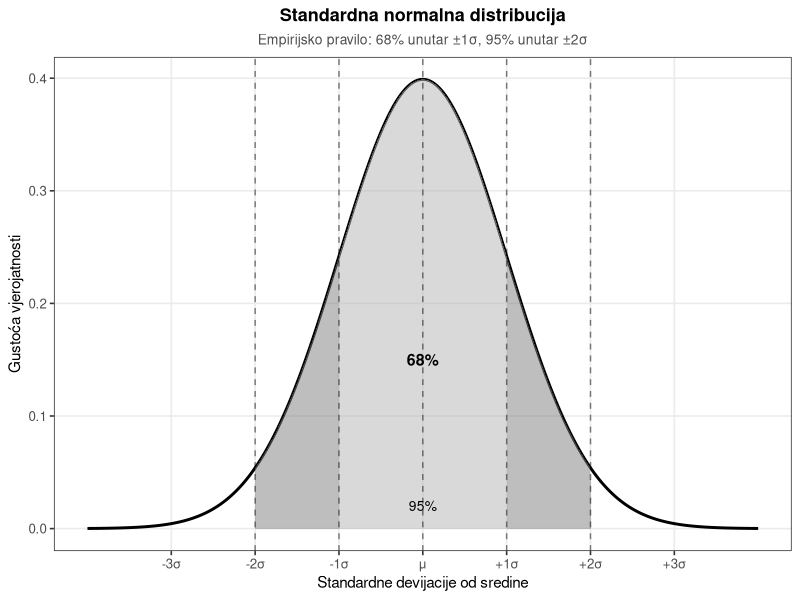
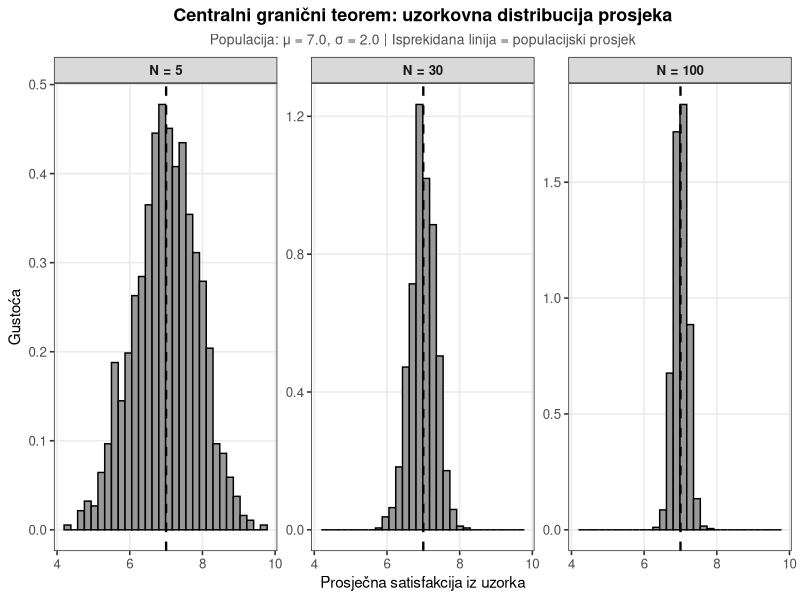
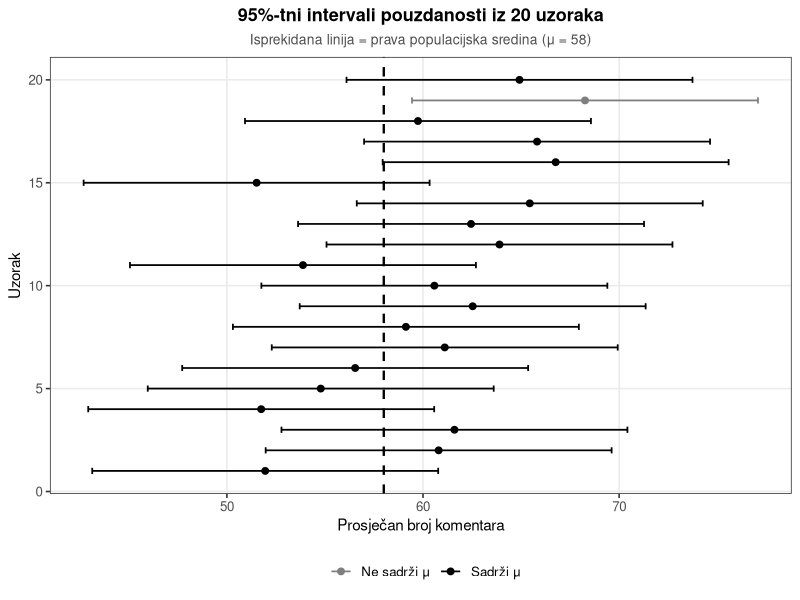
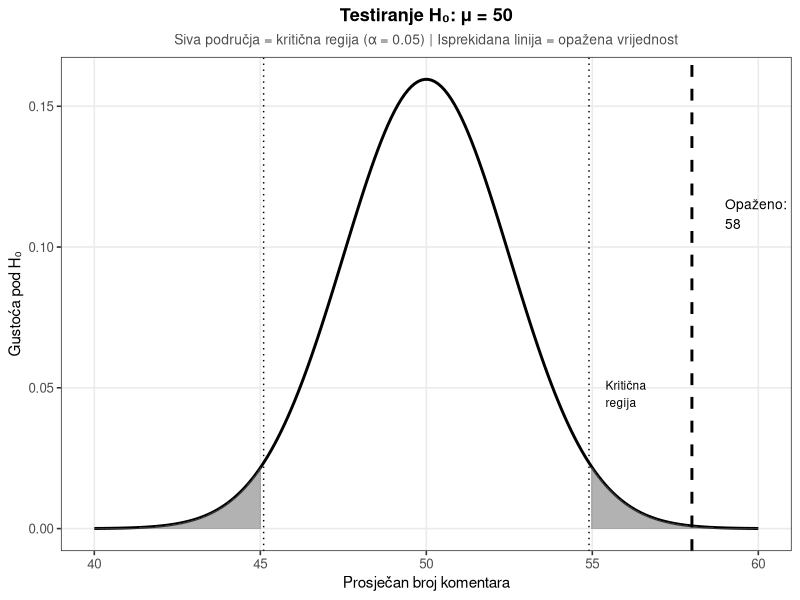
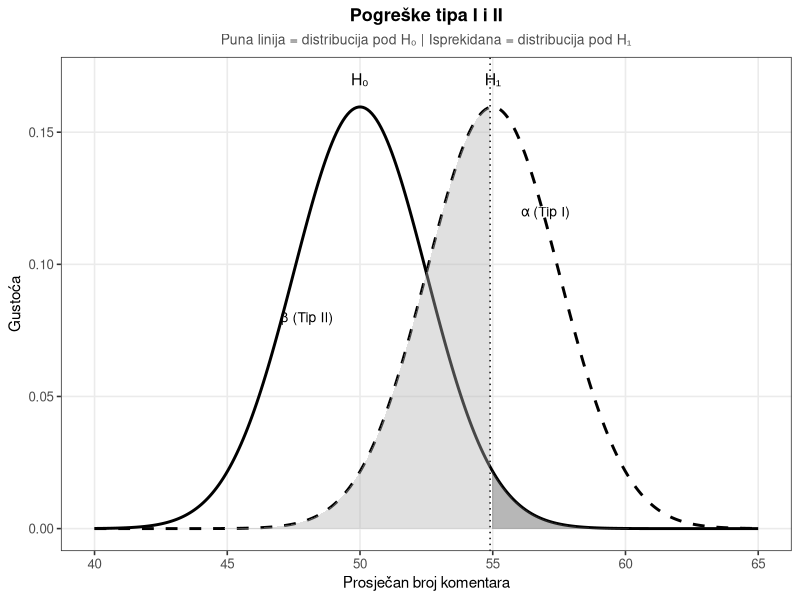
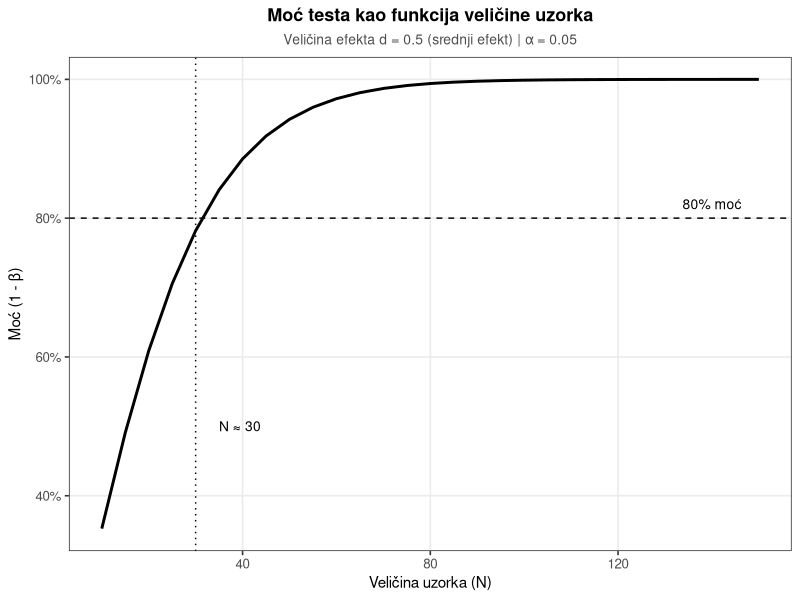

Write the R code that produced these figures, in order.
## ---- chunk 1
#| label: setup
#| include: false

library(ggplot2)
library(dplyr)

theme_bw_custom <- theme_bw(base_size = 12) +
  theme(
    panel.grid.minor = element_blank(),
    plot.title = element_text(hjust = 0.5, face = "bold", size = 13),
    plot.subtitle = element_text(hjust = 0.5, size = 10, color = "gray30"),
    axis.title = element_text(size = 11),
    legend.position = "bottom"
  )

theme_set(theme_bw_custom)

set.seed(42)
## ---- chunk 2
#| label: fig-normal-distribution
#| fig-cap: "Normalna distribucija s označenim empirijskim pravilom. Tamnije sivo područje obuhvaća 68% podataka (±1σ), a ukupno označeno područje obuhvaća 95% podataka (±2σ)."

x <- seq(-4, 4, by = 0.01)
y <- dnorm(x, mean = 0, sd = 1)

df_norm <- data.frame(x = x, y = y)

ggplot(df_norm, aes(x = x, y = y)) +
  geom_line(linewidth = 1) +
  geom_area(data = subset(df_norm, x >= -1 & x <= 1),
            aes(x = x, y = y), fill = "gray70", alpha = 0.5) +
  geom_area(data = subset(df_norm, x >= -2 & x <= -1),
            aes(x = x, y = y), fill = "gray50", alpha = 0.5) +
  geom_area(data = subset(df_norm, x >= 1 & x <= 2),
            aes(x = x, y = y), fill = "gray50", alpha = 0.5) +
  geom_vline(xintercept = c(-2, -1, 0, 1, 2), linetype = "dashed", alpha = 0.5) +
  annotate("text", x = 0, y = 0.15, label = "68%", size = 4, fontface = "bold") +
  annotate("text", x = 0, y = 0.02, label = "95%", size = 3.5) +
  scale_x_continuous(breaks = -3:3,
                     labels = c("-3\u03c3", "-2\u03c3", "-1\u03c3", "\u03bc", "+1\u03c3", "+2\u03c3", "+3\u03c3")) +
  labs(
    title = "Standardna normalna distribucija",
    subtitle = "Empirijsko pravilo: 68% unutar \u00b11\u03c3, 95% unutar \u00b12\u03c3",
    x = "Standardne devijacije od sredine",
    y = "Gusto\u0107a vjerojatnosti"
  )
## ---- chunk 3
#| label: normalna-distribucija-primjer
#| echo: true

# Udio citatelja koji citaju krace od 90 sekundi
pnorm(90, mean = 120, sd = 30)

# Udio citatelja koji citaju izmedju 90 i 150 sekundi
pnorm(150, mean = 120, sd = 30) - pnorm(90, mean = 120, sd = 30)

# Z-vrijednost za citatelja koji cita 180 sekundi
(180 - 120) / 30
## ---- chunk 4
#| label: fig-clt-demonstration
#| fig-cap: "Demonstracija centralnog graničnog teorema. S porastom veličine uzorka (N), uzorkovna distribucija prosjeka postaje sve uža i sve bliža normalnom obliku. Isprekidana linija označava populacijski prosjek (μ = 7.0)."

set.seed(123)

# Simulacija uzorkovanja
n_uzoraka <- 1000
velicine_uzoraka <- c(5, 30, 100)
pop_sredina <- 7.0
pop_sd <- 2.0

rezultati <- data.frame()

for (n in velicine_uzoraka) {
  prosjeci <- replicate(n_uzoraka, mean(rnorm(n, pop_sredina, pop_sd)))
  rezultati <- rbind(rezultati, data.frame(
    prosjek = prosjeci,
    n = paste("N =", n)
  ))
}

rezultati$n <- factor(rezultati$n, levels = c("N = 5", "N = 30", "N = 100"))

ggplot(rezultati, aes(x = prosjek)) +
  geom_histogram(aes(y = after_stat(density)), bins = 30,
                 fill = "gray60", color = "black") +
  geom_vline(xintercept = pop_sredina, linetype = "dashed", linewidth = 0.8) +
  facet_wrap(~n, scales = "free_y") +
  labs(
    title = "Centralni grani\u010dni teorem: uzorkovna distribucija prosjeka",
    subtitle = "Populacija: \u03bc = 7.0, \u03c3 = 2.0 | Isprekidana linija = populacijski prosjek",
    x = "Prosje\u010dna satisfakcija iz uzorka",
    y = "Gusto\u0107a"
  ) +
  theme(strip.text = element_text(face = "bold"))
## ---- chunk 5
#| label: standardna-pogreska-primjer
#| echo: true

# Simulirani podaci: broj komentara na 100 clanaka
set.seed(789)
komentari <- rpois(100, lambda = 58)

# Standardna devijacija uzorka
sd(komentari)

# Standardna pogreska
sd(komentari) / sqrt(length(komentari))
## ---- chunk 6
#| label: fig-confidence-interval
#| fig-cap: "Ilustracija 95%-tnih intervala pouzdanosti iz 20 ponovljenih uzoraka. Svaki horizontalni segment predstavlja jedan interval pouzdanosti. Isprekidana linija označava pravu populacijsku sredinu (μ = 58). Većina intervala sadržava pravu sredinu, ali pojedini ne, što ilustrira da 95%-tni interval pouzdanosti u 5% slučajeva ne obuhvaća stvarnu vrijednost parametra."

set.seed(456)

# Simulacija 20 uzoraka
n_sim <- 20
prava_sredina <- 58
se <- 4.5

uzorkovni_prosjeci <- rnorm(n_sim, prava_sredina, se)
donja_granica <- uzorkovni_prosjeci - 1.96 * se
gornja_granica <- uzorkovni_prosjeci + 1.96 * se
sadrzi_pravu <- (donja_granica <= prava_sredina) & (gornja_granica >= prava_sredina)

df_ci <- data.frame(
  uzorak = 1:n_sim,
  prosjek = uzorkovni_prosjeci,
  donja = donja_granica,
  gornja = gornja_granica,
  sadrzi = sadrzi_pravu
)

ggplot(df_ci, aes(x = uzorak, y = prosjek)) +
  geom_hline(yintercept = prava_sredina, linetype = "dashed", linewidth = 0.8) +
  geom_errorbar(aes(ymin = donja, ymax = gornja,
                    color = sadrzi), width = 0.3, linewidth = 0.6) +
  geom_point(aes(color = sadrzi), size = 2) +
  scale_color_manual(values = c("TRUE" = "black", "FALSE" = "gray50"),
                     labels = c("TRUE" = "Sadr\u017ei \u03bc", "FALSE" = "Ne sadr\u017ei \u03bc")) +
  coord_flip() +
  labs(
    title = "95%-tni intervali pouzdanosti iz 20 uzoraka",
    subtitle = "Isprekidana linija = prava populacijska sredina (\u03bc = 58)",
    x = "Uzorak",
    y = "Prosje\u010dan broj komentara",
    color = ""
  )
## ---- chunk 7
#| label: fig-hypothesis-test
#| fig-cap: "Testiranje hipoteze o prosječnom broju komentara. Siva područja označavaju kritičnu regiju (α = 0.05), tj. raspon vrijednosti u kojima se nulta hipoteza odbacuje. Isprekidana linija prikazuje opaženu vrijednost (58), koja pada u kritičnu regiju, što znači da se nulta hipoteza odbacuje."

mu0 <- 50
se <- 2.5
x_obs <- 58

x <- seq(mu0 - 4*se, mu0 + 4*se, length = 200)
y <- dnorm(x, mean = mu0, sd = se)

df_test <- data.frame(x = x, y = y)

crit_lower <- mu0 - 1.96 * se
crit_upper <- mu0 + 1.96 * se

ggplot(df_test, aes(x = x, y = y)) +
  geom_line(linewidth = 1) +
  geom_area(data = subset(df_test, x <= crit_lower),
            fill = "gray40", alpha = 0.5) +
  geom_area(data = subset(df_test, x >= crit_upper),
            fill = "gray40", alpha = 0.5) +
  geom_vline(xintercept = x_obs, linetype = "dashed", linewidth = 1) +
  geom_vline(xintercept = c(crit_lower, crit_upper), linetype = "dotted") +
  annotate("text", x = x_obs + 1, y = max(y) * 0.7,
           label = "Opa\u017eeno:\n58", hjust = 0, size = 3.5) +
  annotate("text", x = crit_upper + 0.5, y = max(y) * 0.3,
           label = "Kriti\u010dna\nregija", hjust = 0, size = 3) +
  labs(
    title = "Testiranje H\u2080: \u03bc = 50",
    subtitle = "Siva podru\u010dja = kriti\u010dna regija (\u03b1 = 0.05) | Isprekidana linija = opa\u017eena vrijednost",
    x = "Prosje\u010dan broj komentara",
    y = "Gusto\u0107a pod H\u2080"
  )
## ---- chunk 8
#| label: t-test-primjer
#| echo: true

# Simulirani podaci: 100 clanaka s prosjecnim brojem komentara
set.seed(42)
broj_komentara <- rnorm(100, mean = 58, sd = 25)

# Testiranje hipoteze da je populacijski prosjek 50
t.test(broj_komentara, mu = 50)
## ---- chunk 9
#| label: p-vrijednost-izracun
#| echo: true

# Z-vrijednost
z <- (58 - 50) / 2.5

# Dvosmjerna p-vrijednost
p_vrijednost <- 2 * (1 - pnorm(abs(z)))
p_vrijednost
## ---- chunk 10
#| label: fig-type-errors
#| fig-cap: "Ilustracija pogrešaka tipa I i II. Puna linija prikazuje distribuciju testne statistike pod nultom hipotezom (H₀: μ = 50), a isprekidana linija distribuciju pod alternativnom hipotezom (H₁: μ = 55). Tamnije sivo područje desno od kritične vrijednosti pod H₀ predstavlja pogrešku tipa I (α), dok svjetlije sivo područje lijevo od kritične vrijednosti pod H₁ predstavlja pogrešku tipa II (β)."

mu0 <- 50
mu1 <- 55
se <- 2.5
alpha <- 0.05

crit_upper <- mu0 + qnorm(1 - alpha/2) * se

x <- seq(40, 65, length = 300)
y_h0 <- dnorm(x, mean = mu0, sd = se)
y_h1 <- dnorm(x, mean = mu1, sd = se)

ggplot() +
  geom_line(data = data.frame(x = x, y = y_h0),
            aes(x = x, y = y), linewidth = 1) +
  geom_line(data = data.frame(x = x, y = y_h1),
            aes(x = x, y = y), linewidth = 1, linetype = "dashed") +
  geom_area(data = data.frame(x = x[x >= crit_upper], y = y_h0[x >= crit_upper]),
            aes(x = x, y = y), fill = "gray30", alpha = 0.4) +
  geom_area(data = data.frame(x = x[x < crit_upper], y = y_h1[x < crit_upper]),
            aes(x = x, y = y), fill = "gray70", alpha = 0.4) +
  geom_vline(xintercept = crit_upper, linetype = "dotted") +
  annotate("text", x = 57, y = 0.12, label = "\u03b1 (Tip I)", size = 3.5) +
  annotate("text", x = 48, y = 0.08, label = "\u03b2 (Tip II)", size = 3.5) +
  annotate("text", x = 50, y = 0.17, label = "H\u2080", size = 4) +
  annotate("text", x = 55, y = 0.17, label = "H\u2081", size = 4) +
  labs(
    title = "Pogre\u0161ke tipa I i II",
    subtitle = "Puna linija = distribucija pod H\u2080 | Isprekidana = distribucija pod H\u2081",
    x = "Prosje\u010dan broj komentara",
    y = "Gusto\u0107a"
  )
## ---- chunk 11
#| label: analiza-moci-primjer
#| echo: true

# Koliki uzorak treba za detekciju srednjeg efekta (d = 0.5)?
power.t.test(
  delta = 0.5,     # ocekivana velicina efekta (Cohenov d)
  sd = 1,           # standardna devijacija
  sig.level = 0.05, # razina znacajnosti
  power = 0.80,     # zeljena moc
  type = "one.sample"
)
## ---- chunk 12
#| label: fig-power-analysis
#| fig-cap: "Moć testa kao funkcija veličine uzorka za srednji efekt (d = 0.5) uz razinu značajnosti α = 0.05. Horizontalna isprekidana linija označava konvencionalnu željenu moć od 80%, a okomita točkasta linija označava odgovarajuću minimalnu veličinu uzorka."

velicina_efekta <- 0.5
alpha <- 0.05

n_vrijednosti <- seq(10, 150, by = 5)

moc_vrijednosti <- sapply(n_vrijednosti, function(n) {
  se <- 1 / sqrt(n)
  crit <- qnorm(1 - alpha/2)
  z_efekt <- velicina_efekta / se
  1 - pnorm(crit - z_efekt) + pnorm(-crit - z_efekt)
})

df_moc <- data.frame(n = n_vrijednosti, moc = moc_vrijednosti)

n_80 <- n_vrijednosti[which.min(abs(moc_vrijednosti - 0.80))]

ggplot(df_moc, aes(x = n, y = moc)) +
  geom_line(linewidth = 1) +
  geom_hline(yintercept = 0.80, linetype = "dashed") +
  geom_vline(xintercept = n_80, linetype = "dotted") +
  annotate("text", x = n_80 + 5, y = 0.5,
           label = paste("N \u2248", n_80), hjust = 0, size = 3.5) +
  annotate("text", x = 140, y = 0.82, label = "80% mo\u0107", size = 3.5) +
  scale_y_continuous(labels = scales::percent) +
  labs(
    title = "Mo\u0107 testa kao funkcija veli\u010dine uzorka",
    subtitle = "Veli\u010dina efekta d = 0.5 (srednji efekt) | \u03b1 = 0.05",
    x = "Veli\u010dina uzorka (N)",
    y = "Mo\u0107 (1 - \u03b2)"
  )
## ---- chunk 13
#| label: cjeloviti-primjer
#| echo: true

# Korak 1: Prikupljanje podataka
# Simulirani podaci: vrijeme citanja 80 clanaka o zdravlju (u sekundama)
set.seed(2024)
vrijeme_citanja <- rnorm(80, mean = 102, sd = 35)

# Korak 2: Deskriptivna statistika
prosjek_uzorka <- mean(vrijeme_citanja)
sd_uzorka <- sd(vrijeme_citanja)
n <- length(vrijeme_citanja)
se <- sd_uzorka / sqrt(n)

cat("Prosjek uzorka:", round(prosjek_uzorka, 2), "sekundi\n")
cat("Standardna devijacija:", round(sd_uzorka, 2), "sekundi\n")
cat("Velicina uzorka:", n, "\n")
cat("Standardna pogreska:", round(se, 2), "sekundi\n")

# Korak 3: 95%-tni interval pouzdanosti
donja <- prosjek_uzorka - 1.96 * se
gornja <- prosjek_uzorka + 1.96 * se
cat("\n95%-tni interval pouzdanosti: [", round(donja, 2), ",", round(gornja, 2), "]\n")

# Korak 4: Testiranje hipoteze H0: mu = 90
rezultat_testa <- t.test(vrijeme_citanja, mu = 90)
print(rezultat_testa)

# Korak 5: Velicina efekta (Cohenov d)
cohenov_d <- (prosjek_uzorka - 90) / sd_uzorka
cat("\nCohenov d:", round(cohenov_d, 3), "\n")

# Korak 6: Analiza moci (retrospektivna)
moc <- power.t.test(
  n = 80,
  delta = prosjek_uzorka - 90,
  sd = sd_uzorka,
  sig.level = 0.05,
  type = "one.sample"
)
cat("Moc testa:", round(moc$power, 3), "\n")
